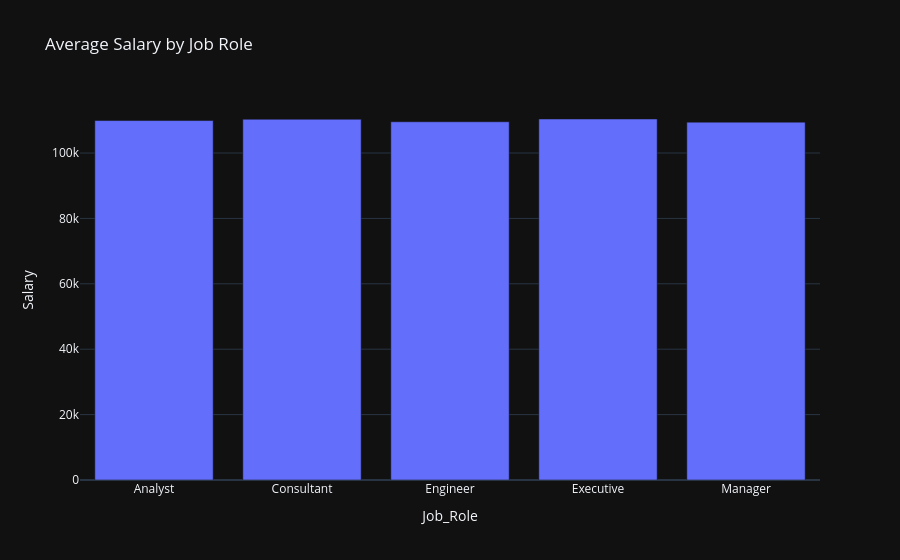

The cell this chart's notebook holds for it:
### Code cell
# ==========================
# 3. Salary by job role
# ==========================
salary_role = df.groupby("Job_Role")["Salary"].mean().reset_index()

fig3 = px.bar(
    salary_role,
    x="Job_Role",
    y="Salary",
    title="Average Salary by Job Role"
)
fig3.show()

### Figure 1 — Plotly figure (JSON) as saved in the notebook; plotly's stock layout.template omitted (floating-point values rounded to 4 significant figures)
{"data": [{"hovertemplate": "Job_Role=%{x}<br>Salary=%{y}<extra></extra>", "legendgroup": "", "marker": {"color": "#636efa", "pattern": {"shape": ""}}, "name": "", "orientation": "v", "showlegend": false, "textposition": "auto", "x": ["Analyst", "Consultant", "Engineer", "Executive", "Manager"], "xaxis": "x", "y": [109900.0, 110300.0, 109600.0, 110400.0, 109400.0], "yaxis": "y", "type": "bar"}], "layout": {"xaxis": {"anchor": "y", "domain": [0.0, 1.0], "title": {"text": "Job_Role"}}, "yaxis": {"anchor": "x", "domain": [0.0, 1.0], "title": {"text": "Salary"}}, "legend": {"tracegroupgap": 0}, "title": {"text": "Average Salary by Job Role"}, "barmode": "relative"}}
